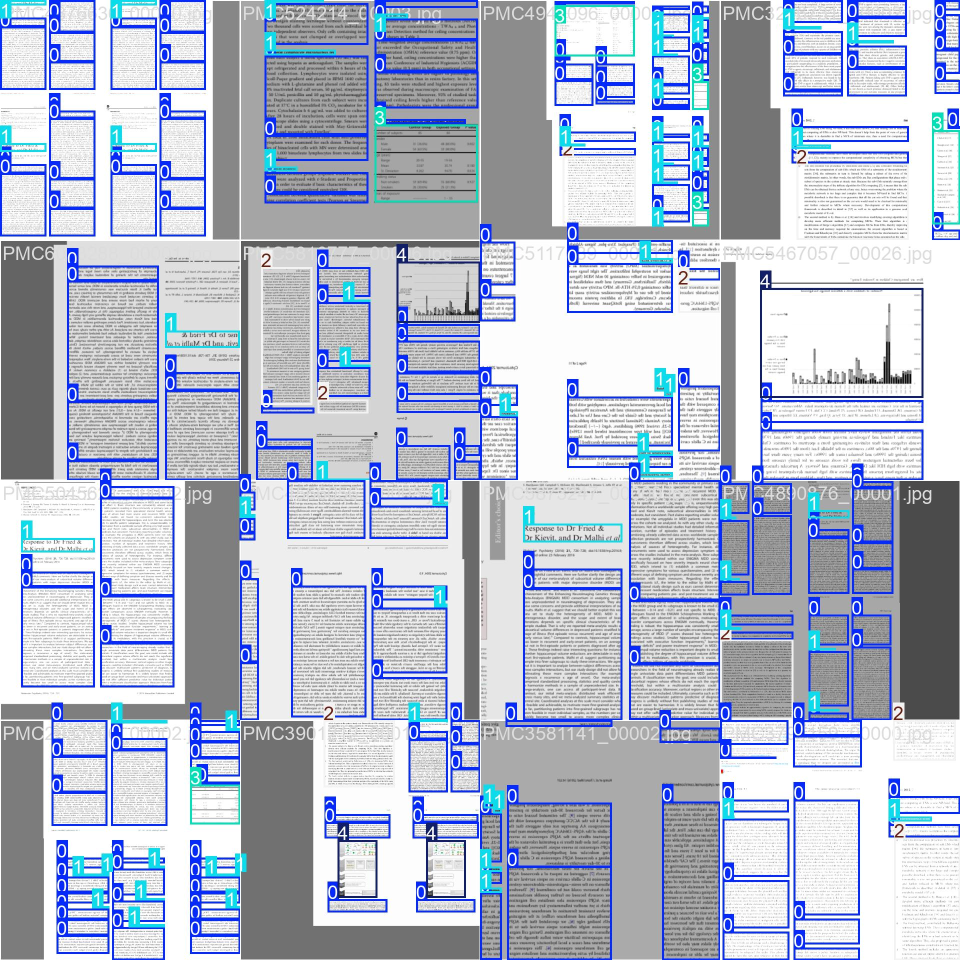
#> input picture academic_doc_analysis/specialized_training/train_batch0.jpg, 1920 x 1920 px (shown at 1/2 size); its folder holds only this picture in this run
$ python -i ocr_processor.py   (imports and definitions only)
#> lines starting #> are read from the running program, lines starting #| are printed output that depends on the picture; after the words box and inside, x2 and y2 are one past the last pixel; in counts of white or black regions, pixels touching at a corner belong together
### config_manager.py
"""
Configuration Manager for Ultimate PDF Translator

Handles loading and accessing configuration settings from config.ini
"""

import os
import configparser
import logging
from dotenv import load_dotenv
import google.generativeai as genai

# Setup logging
logger = logging.getLogger(__name__)

class ConfigManager:
    """Centralized configuration management"""

    def __init__(self, config_file='config.ini'):
        self.config_file = config_file
        self.config = configparser.ConfigParser(allow_no_value=True, inline_comment_prefixes=('#', ';'))
        self.user_config_read_successfully = False
        self._load_config()
        self._load_environment()
        self._initialize_api()

    def _load_config(self):
        """Load configuration from config.ini"""
        if os.path.exists(self.config_file):
            try:
                self.config.read(self.config_file, encoding='utf-8')
                self.user_config_read_successfully = True
                logger.info("Settings loaded from user's config.ini. Defaults will be applied for missing values.")
            except configparser.Error as e:
                logger.error(f"Error reading config.ini: {e}. Using full default configuration.")
        else:
            logger.warning("config.ini not found. Using full default configuration.")

    def _load_environment(self):
        """Load environment variables"""
        load_dotenv()
        self.api_key = os.getenv('GEMINI_API_KEY')
        if not self.api_key:
            logger.warning("GEMINI_API_KEY not found. Some functionality will be limited.")

    def _initialize_api(self):
        """Initialize Gemini API if key is available"""
        if self.api_key:
            genai.configure(api_key=self.api_key)
            logger.info("Gemini API configured successfully")

    def get_config_value(self, section, key, default, type_func=str):
        """Get configuration value with type conversion and defaults"""
        if not self.user_config_read_successfully and not self.config.has_section(section):
            return default

        if self.config.has_section(section) and self.config.has_option(section, key):
            value = self.config.get(section, key)
            value = value.split('#')[0].split(';')[0].strip()

            try:
                if type_func == bool:
                    if isinstance(value, bool):
                        return value
                    if value.lower() in ('true', 'yes', 'on', '1'):
                        return True
                    if value.lower() in ('false', 'no', 'off', '0'):
                        return False
                    raise ValueError(f"Not a boolean: {value}")
                elif value is None and type_func == str:
                    return default
                return type_func(value if value is not None else default)
            except ValueError:
                return default
        return default

    # [194 lines left out: functions gemini_settings, pdf_processing_settings, word_output_settings, translation_enhancement_settings, optimization_settings, google_drive_settings and 6 more, not called in this run]

# Global configuration instance
try:
    config_manager = ConfigManager()
except Exception as e:
    print(f"Error creating global config_manager: {e}")
    import traceback
    traceback.print_exc()
    raise

### ocr_processor.py
"""
OCR Processing Module for Ultimate PDF Translator

Handles OCR functionality, image processing, and smart OCR filtering
"""

import os
import logging
from config_manager import config_manager

logger = logging.getLogger(__name__)

# Try to import OCR dependencies
try:
    import pytesseract
    pytesseract.tesseract_cmd = r'C:\\Program Files\\Tesseract-OCR\\tesseract.exe' # Explicitly set Tesseract path
    from PIL import Image as PIL_Image, ImageFilter, ImageEnhance, ImageOps
    import numpy as np
    OCR_AVAILABLE = True
    ADVANCED_OCR_AVAILABLE = True
except ImportError:
    logger.warning("WARNING: pytesseract or Pillow not found. OCR functionality will be disabled.")
    pytesseract = None
    PIL_Image = None
    ImageFilter = None
    ImageEnhance = None
    ImageOps = None
    OCR_AVAILABLE = False
    ADVANCED_OCR_AVAILABLE = False

# Try to import OpenCV for advanced preprocessing
try:
    import cv2
    OPENCV_AVAILABLE = True
except ImportError:
    logger.info("OpenCV not available. Using basic PIL preprocessing only.")
    cv2 = None
    OPENCV_AVAILABLE = False

class ImagePreprocessor:
    """Advanced image preprocessing for improved OCR accuracy"""

    def __init__(self):
        try:
            if hasattr(config_manager, 'get_value'):
                self.preprocessing_settings = {
                    'enable_grayscale': config_manager.get_value('ocr_preprocessing', 'enable_ocr_grayscale', True),
                    'enable_binarization': config_manager.get_value('ocr_preprocessing', 'enable_binarization', True),
                    'binarization_threshold': config_manager.get_value('ocr_preprocessing', 'binarization_threshold', 'auto'),
                    'enable_noise_reduction': config_manager.get_value('ocr_preprocessing', 'enable_noise_reduction', True),
                    'enable_deskewing': config_manager.get_value('ocr_preprocessing', 'enable_deskewing', False),
                    'enhance_contrast': config_manager.get_value('ocr_preprocessing', 'enhance_contrast', True),
                    'upscale_factor': config_manager.get_value('ocr_preprocessing', 'upscale_factor', 2.0)
                }
            elif hasattr(config_manager, 'get_config_value'):
                self.preprocessing_settings = {
                    'enable_grayscale': config_manager.get_config_value('OCRPreprocessing', 'enable_ocr_grayscale', True, bool),
                    'enable_binarization': config_manager.get_config_value('OCRPreprocessing', 'enable_binarization', True, bool),
                    'binarization_threshold': config_manager.get_config_value('OCRPreprocessing', 'binarization_threshold', 'auto'),
                    'enable_noise_reduction': config_manager.get_config_value('OCRPreprocessing', 'enable_noise_reduction', True, bool),
                    'enable_deskewing': config_manager.get_config_value('OCRPreprocessing', 'enable_deskewing', False, bool),
                    'enhance_contrast': config_manager.get_config_value('OCRPreprocessing', 'enhance_contrast', True, bool),
                    'upscale_factor': config_manager.get_config_value('OCRPreprocessing', 'upscale_factor', 2.0, float)
                }
            else:
                self.preprocessing_settings = {
                    'enable_grayscale': True,
                    'enable_binarization': True,
                    'binarization_threshold': 'auto',
                    'enable_noise_reduction': True,
                    'enable_deskewing': False,
                    'enhance_contrast': True,
                    'upscale_factor': 2.0
                }
        except Exception as e:
            logger.warning(f"Could not get OCR preprocessing config: {e}, using defaults")
            self.preprocessing_settings = {
                'enable_grayscale': True,
                'enable_binarization': True,
                'binarization_threshold': 'auto',
                'enable_noise_reduction': True,
                'enable_deskewing': False,
                'enhance_contrast': True,
                'upscale_factor': 2.0
            }

        self.opencv_available = OPENCV_AVAILABLE
        self.advanced_available = ADVANCED_OCR_AVAILABLE

    def preprocess_image(self, image_path):
        """Apply comprehensive preprocessing to improve OCR accuracy"""
        if not self.advanced_available:
            logger.debug("Advanced preprocessing not available, using original image")
            return image_path

        try:
            # Load image
            with PIL_Image.open(image_path) as img:
                # Convert to RGB if necessary
#> img is the input picture: PIL image 1920x1920 RGB; mean R, G, B 179.1, 186.9, 204.2
                if img.mode != 'RGB':
                    img = img.convert('RGB')

                processed_img = img.copy()

                # Apply preprocessing steps
                processed_img = self._apply_preprocessing_pipeline(processed_img)

                # Save preprocessed image
                preprocessed_path = self._get_preprocessed_path(image_path)
                processed_img.save(preprocessed_path, 'PNG', optimize=True)

                logger.debug(f"Image preprocessed: {os.path.basename(image_path)}")
                return preprocessed_path

        except Exception as e:
            logger.warning(f"Image preprocessing failed for {image_path}: {e}")
            return image_path  # Return original path on failure

    def _apply_preprocessing_pipeline(self, img):
        """Apply the complete preprocessing pipeline"""

        # Step 1: Upscale for better OCR
        if self.preprocessing_settings['upscale_factor'] > 1.0:
            img = self._upscale_image(img)

        # Step 2: Convert to grayscale
        if self.preprocessing_settings['enable_grayscale']:
            img = self._convert_to_grayscale(img)

        # Step 3: Enhance contrast
        if self.preprocessing_settings['enhance_contrast']:
            img = self._enhance_contrast(img)

        # Step 4: Noise reduction
        if self.preprocessing_settings['enable_noise_reduction']:
            img = self._reduce_noise(img)

        # Step 5: Binarization
        if self.preprocessing_settings['enable_binarization']:
            img = self._binarize_image(img)

        # Step 6: Deskewing (if OpenCV available)
        if self.preprocessing_settings['enable_deskewing'] and self.opencv_available:
            img = self._deskew_image(img)

        return img

    def _upscale_image(self, img):
        """Upscale image for better OCR accuracy"""
        factor = self.preprocessing_settings['upscale_factor']
        new_size = (int(img.width * factor), int(img.height * factor))
        return img.resize(new_size, PIL_Image.Resampling.LANCZOS)

    def _convert_to_grayscale(self, img):
        """Convert image to grayscale"""
        if img.mode != 'L':
            return img.convert('L')
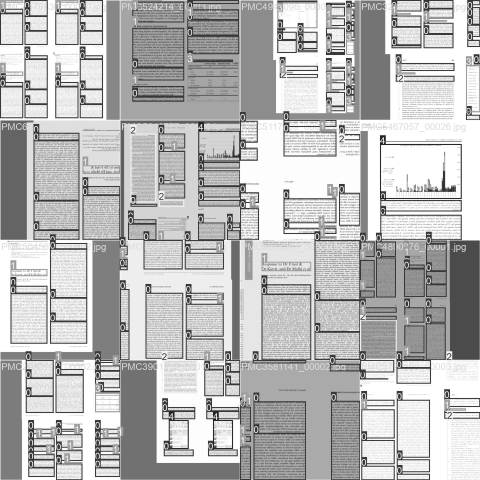
#> returned value: PIL image 3840x3840 L (shown at 1/8 size); min 0, max 255, mean 186.3
        return img

    def _enhance_contrast(self, img):
        """Enhance image contrast"""
        if not ADVANCED_OCR_AVAILABLE:
            return img

        enhancer = ImageEnhance.Contrast(img)
        return enhancer.enhance(1.5)  # Increase contrast by 50%
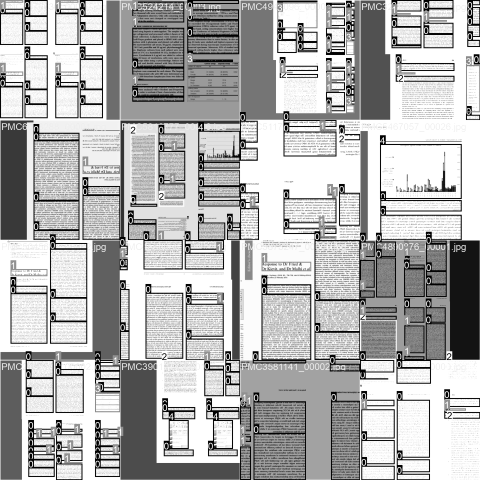
#> returned value: PIL image 3840x3840 L (shown at 1/8 size); min 0, max 255, mean 178.1

    def _reduce_noise(self, img):
        """Apply noise reduction filters"""
        if not ADVANCED_OCR_AVAILABLE:
            return img

        # Apply median filter to reduce noise
        return img.filter(ImageFilter.MedianFilter(size=3))

    def _binarize_image(self, img):
        """Convert image to binary (black and white)"""
        if not ADVANCED_OCR_AVAILABLE:
            return img

        # Ensure grayscale
        if img.mode != 'L':
            img = img.convert('L')

        threshold_setting = self.preprocessing_settings['binarization_threshold']

        if threshold_setting == 'auto':
            # Use Otsu's method approximation
            threshold = self._calculate_otsu_threshold(img)
        else:
            try:
                threshold = int(threshold_setting)
            except (ValueError, TypeError):
                threshold = 128  # Default threshold

        # Apply threshold
        return img.point(lambda x: 255 if x > threshold else 0, mode='1')

    def _calculate_otsu_threshold(self, img):
        """Calculate optimal threshold using Otsu's method approximation"""
        if not ADVANCED_OCR_AVAILABLE:
            return 128

        # Convert to numpy array for histogram calculation
        img_array = np.array(img)
        histogram = np.histogram(img_array, bins=256, range=(0, 256))[0]
#> histogram = 256 values, max 5193809 at index 255, min 0 at index 2, mean 57600

        # Otsu's method implementation
        total_pixels = img_array.size
        sum_total = np.sum(np.arange(256) * histogram)
#> sum_total = 2632875363

        sum_background = 0
        weight_background = 0
        max_variance = 0
        optimal_threshold = 0

        for threshold in range(256):
            weight_background += histogram[threshold]
            if weight_background == 0:
                continue

            weight_foreground = total_pixels - weight_background
            if weight_foreground == 0:
                break

            sum_background += threshold * histogram[threshold]

            mean_background = sum_background / weight_background
            mean_foreground = (sum_total - sum_background) / weight_foreground

            # Calculate between-class variance
            variance = weight_background * weight_foreground * (mean_background - mean_foreground) ** 2

            if variance > max_variance:
                max_variance = variance
                optimal_threshold = threshold
#> this loop made 256 passes
#> (weight_background, weight_foreground, sum_background, mean_background, mean_foreground, max_variance) on passes 1, 2, 4, 5, 7, 8, 10, 11: (1050835, 13694765, 0, 0, 192.3, 5.32e+17), (1061638, 13683962, 10803, 0.0102, 192.4, 5.38e+17), (1068016, 13677584, 29937, 0.028, 192.5, 5.41e+17), (1074614, 13670986, 56329, 0.0524, 192.6, 5.45e+17), (1078811, 13666789, 81511, 0.0756, 192.6, 5.47e+17), (1082296, 13663304, 105906, 0.0979, 192.7, 5.48e+17), (1085516, 13660084, 134886, 0.124, 192.7, 5.5e+17), (1089493, 13656107, 174656, 0.16, 192.8, 5.52e+17)
#> after the loop, max_variance = 1.19e+18; optimal_threshold = 168; sum_background = 1308454068; weight_background = 14745600

        return optimal_threshold

    # [50 lines left out: function _deskew_image, not called in this run]

    def _get_preprocessed_path(self, original_path):
        """Generate path for preprocessed image"""
        base_dir = os.path.dirname(original_path)
        base_name = os.path.splitext(os.path.basename(original_path))[0]
        return os.path.join(base_dir, f"{base_name}_preprocessed.png")

class OCRProcessor:
    """Enhanced OCR processing with preprocessing"""

    # [179 lines left out: functions __init__, ocr_image_text, _get_ocr_config, should_skip_ocr_translation, not called in this run]

class EnhancedOCRProcessor(OCRProcessor):
    """Enhanced OCR with AI-powered text recognition and layout analysis"""

    def __init__(self):
        super().__init__()
        self.layout_analysis_enabled = True

    # [95 lines left out: functions analyze_image_layout, _classify_layout_type, extract_translatable_text, not called in this run]

class SmartImageAnalyzer:
    """Analyze images to determine optimal translation approach"""

    def __init__(self):
        self.ocr_processor = EnhancedOCRProcessor()

    # [71 lines left out: functions analyze_image_for_translation, batch_analyze_images, not called in this run]

>>> result = ImagePreprocessor().preprocess_image('academic_doc_analysis/specialized_training/train_batch0.jpg')
#> in _binarize_image, `threshold = self._calculate_otsu_threshold(img)`: threshold = 168
#> in _binarize_image, `return img.point(lambda x: 255 if x > threshold else 0, mode='1')`:
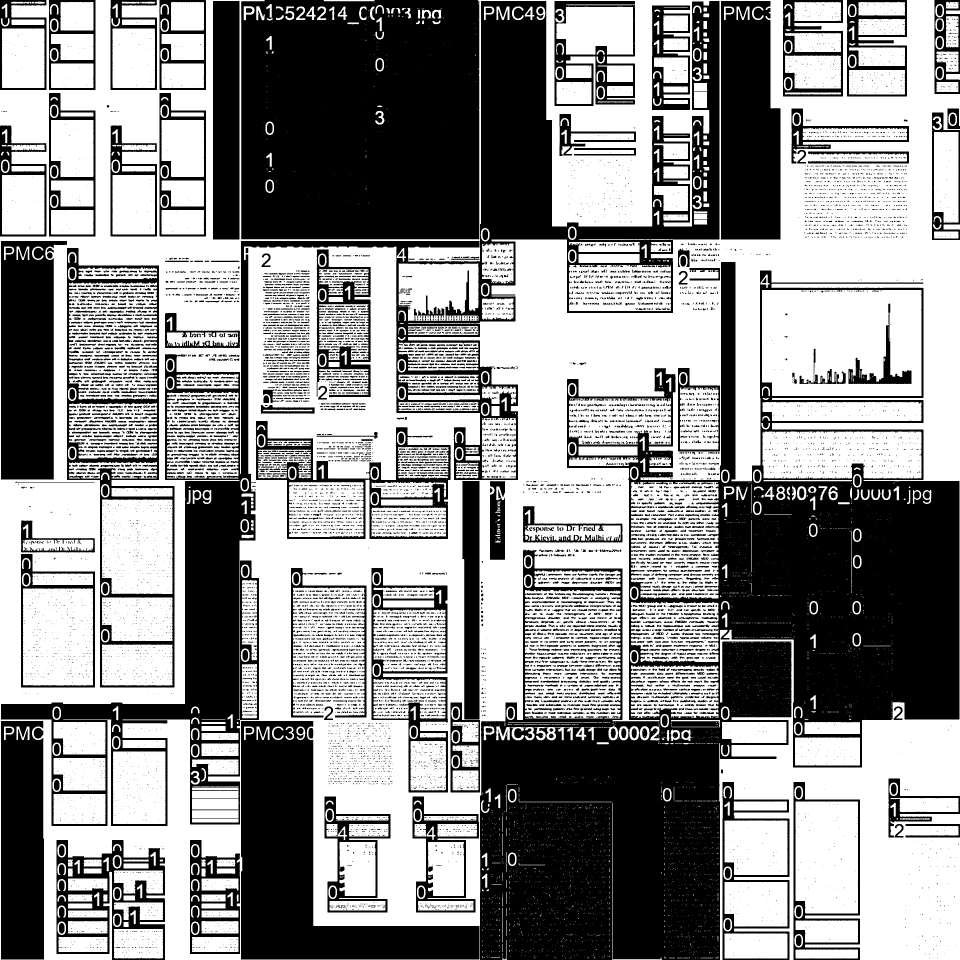
#> returned value: PIL image 3840x3840 1 (shown at 1/4 size); 56.9% white; 11874 black regions (6727 under 20 px), largest, box (x1, y1, x2, y2) and area: (1920, 1048, 3838, 3840) 1979520, (4, 4, 2878, 3304) 915722, (964, 0, 1918, 957) 886787
